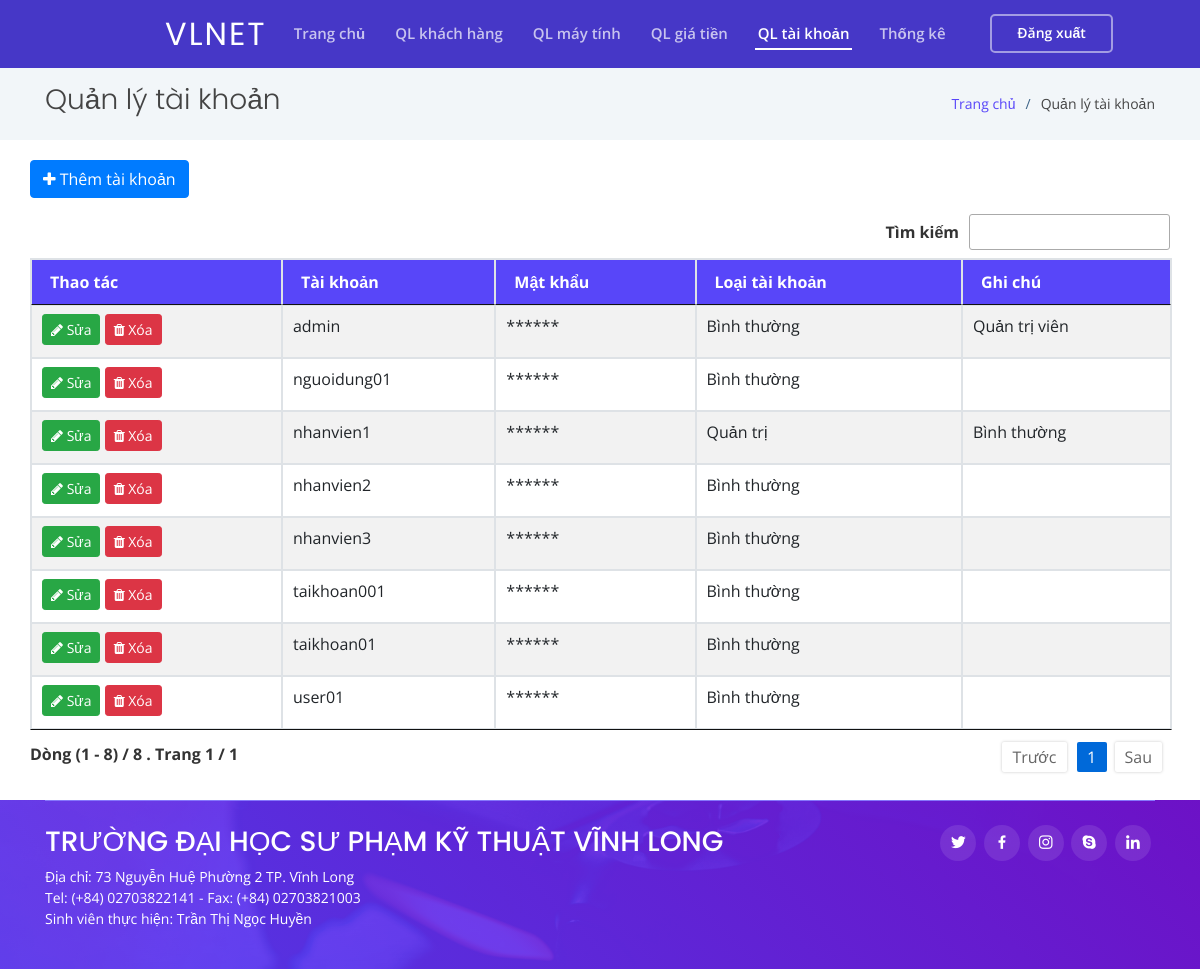
The page /ql-tai-khoan.php (signed in) on the database its author committed.
### tables this page shows
CREATE TABLE IF NOT EXISTS `taikhoan` (
  `taikhoan` varchar(16) NOT NULL COMMENT 'khóa chính',
  `matkhau` char(32) NOT NULL COMMENT 'mật khẩu mã hóa',
  `loaitaikhoan` varchar(255) NOT NULL DEFAULT 'Bình thường',
  `ghichu` varchar(255) DEFAULT NULL,
  PRIMARY KEY (`taikhoan`)
);

### ql-tai-khoan.php (the view, shortened to what this page needs)
<?php
require_once('./include/function.php');
require_once('./header.php');
$querytaikhoan = mysqli_query($conn, "SELECT * FROM `taikhoan` WHERE 1 ORDER BY `taikhoan`.`taikhoan` ASC");
?>
<div class="row">
    <button id="submit" class="btn btn-primary mb-3" data-toggle="modal" data-target="#exampleModal" data-title="Thêm thông tin khách hàng" data-type="insert"><i class="fa fa-plus"></i> Thêm tài khoản</button>
    <table id="datatable" style="width:100%" class="table table-striped table-bordered">
        <thead>
            <tr>
                <th>Thao tác</th>
                <th>Tài khoản</th>
                <th>Mật khẩu</th>
                <th>Loại tài khoản</th>
                <th>Ghi chú</th>
            </tr>
        </thead>
        <tbody>
            <?php
            if ($querytaikhoan && $querytaikhoan->num_rows > 0) {
                while ($row = mysqli_fetch_assoc($querytaikhoan)) {
            ?>
                    <tr>
                        <td>
                            <a href="#" class="btn btn-sm btn-success mb-1" title="Sửa" data-toggle="modal" data-target="#exampleModal" data-taikhoan="<?= $row['taikhoan'] ?>" data-loaitaikhoan="<?= $row['loaitaikhoan'] ?>" data-ghichu="<?= $row['ghichu'] ?>" data-title="Cập nhật thông tin khách hàng" data-type="update">
                                <i class="fa fa-pencil"></i> Sửa
                            </a>
                            <a href="#" class="btn btn-sm btn-danger mb-1" title="Xóa" data-toggle="modal" data-target="#exampleModal2" data-taikhoan="<?= $row['taikhoan'] ?>">
                                <i class="fa fa-trash"></i> Xóa
                            </a>
                        </td>
                        <td><?= $row['taikhoan'] ?></td>
                        <td>******</td>
                        <td><?= $row['loaitaikhoan'] ?></td>
                        <td><?= $row['ghichu'] ?></td>
                    </tr>
            <?php
                }
            }
            ?>
        </tbody>
    </table>
</div>
<?php
require_once('./footer.php');
?>

### assets/css/styleDatatable.css (style rules this page uses)
table.dataTable { width:100%;margin:0 auto;clear:both;border-collapse:separate;border-spacing:0 }
table.dataTable thead th,table.dataTable tfoot th { font-weight:bold }
table.dataTable thead th,table.dataTable thead td { padding:10px 18px;border-bottom:1px solid #111 }
table.dataTable thead .sorting,table.dataTable thead .sorting_asc,table.dataTable thead .sorting_desc,table.dataTable thead .sorting_asc_disabled,table.dataTable thead .sorting_desc_disabled { cursor:pointer;*cursor:hand;background-repeat:no-repeat;background-position:center right }
table.dataTable tbody tr { background-color:#fff }
table.dataTable tbody th,table.dataTable tbody td { padding:8px 10px }
table.dataTable.no-footer { border-bottom:1px solid #111 }
table.dataTable,table.dataTable th,table.dataTable td { box-sizing:content-box }

### assets/css/style.css (style rules this page uses)
body { font-family: "Open Sans", sans-serif; color: #444444; cursor: url(../cursor/xanhla.cur), auto; }
a { color: #5846f9; }
table.dataTable thead tr { background: #5846f9; color: #fff; }
table.dataTable thead th { vertical-align: middle; }

### rows shown on the page
taikhoan: taikhoan "admin", loaitaikhoan "Bình thường", ghichu "Quản trị viên"
taikhoan: taikhoan "nguoidung01", loaitaikhoan "Bình thường"
taikhoan: taikhoan "nhanvien1", loaitaikhoan "Quản trị", ghichu "Bình thường"
taikhoan: taikhoan "nhanvien2", loaitaikhoan "Bình thường"
taikhoan: taikhoan "nhanvien3", loaitaikhoan "Bình thường"
taikhoan: taikhoan "taikhoan001", loaitaikhoan "Bình thường"
taikhoan: taikhoan "taikhoan01", loaitaikhoan "Bình thường"
taikhoan: taikhoan "user01", loaitaikhoan "Bình thường"

### other values the page prints
$title "Quản lý tài khoản"
